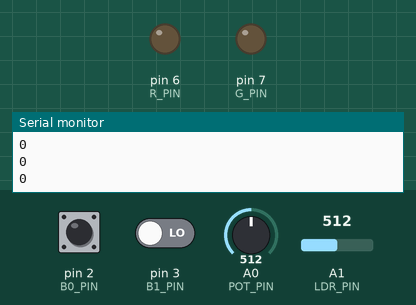
This sketch was run on a simulated Arduino Uno, built with avr-gcc and run on an emulated ATmega328P. Shown: output pins drawn as LEDs (lit = HIGH), the last lines printed to the serial monitor. The inputs (shaded band) are chosen by the test bench; at power-on: pin 2 (B0_PIN) LOW, pin 3 (B1_PIN) LOW, A0 (POT_PIN) = 512, A1 (LDR_PIN) = 512.

Above: at 1.2 s.
1.3 s: pin 2 (B0_PIN) pulsed HIGH 5 times (0.12 s each, 0.3 s apart)
At 3.4 s:
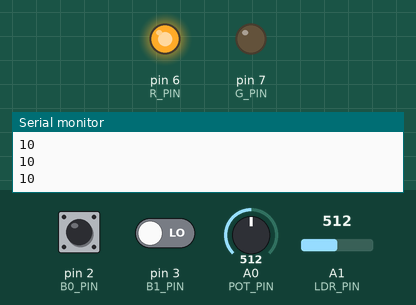
Timing chart, 0 to 7.3 s (numbered marks = the images above; inputs shaded):
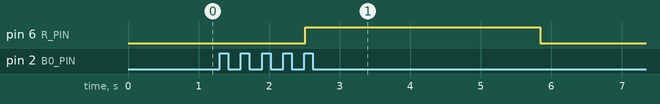

Measured:
- after the input at 1.3 s, pin 6 (R_PIN): LOW → HIGH after 1.2 s, → LOW 3.3 s later

The sketch:

HW11.ino
```cpp
#include "Clicky.h";

int STATE[] = { 0, 1, 2, 3, 4, 5 };
int BADSTATE[] = { -1, 6, 7, 8, 9, 10 };

int B0_PIN = 2;
int B1_PIN = 3;
int G_PIN = 7;
int R_PIN = 6;
int POT_PIN = A0;
int LDR_PIN = A1;

int TIMEOUT = 10000;

int cState;

int timerTimeout;

Clicky mButton0;
Clicky mButton1;

void setup() {
  Serial.begin(9600);
  cState = STATE[0];
  timerTimeout = millis() + TIMEOUT;

  mButton0.setup(B0_PIN);
  mButton1.setup(B1_PIN);

  pinMode(G_PIN, OUTPUT);
  pinMode(R_PIN, OUTPUT);
}

void loop() {
  // output logic
  if (cState == STATE[5]) {
    digitalWrite(G_PIN, HIGH);
  } else if (cState == BADSTATE[5]) {
    digitalWrite(R_PIN, HIGH);
  } else {
    digitalWrite(G_PIN, LOW);
    digitalWrite(R_PIN, LOW);
  }

  // timeout logic
  if (millis() > timerTimeout) {
    if (cState == STATE[5] || cState == BADSTATE[5]) {
      cState = STATE[0];
      timerTimeout = millis() + TIMEOUT;
    } else if (cState != STATE[0]) {
      cState = BADSTATE[5];
      timerTimeout = millis() + (TIMEOUT / 3);
    } else {
      timerTimeout = millis() + TIMEOUT;
    }
    return;
  }

  // read inputs
  int b0 = mButton0.wasClicked();
  int b1 = mButton1.wasClicked();
  int potV = analogRead(POT_PIN);
  int ldrV = analogRead(LDR_PIN);
  Serial.println(cState);

  // threshold and pre-process analog values
  bool potHigh = potV > 4000;
  bool potLow = potV < 1000;
  bool potMid = (potV > 1000) && (potV < 4000);
  bool ldrHigh = ldrV > 600;

  // state transition logic
  if (cState == STATE[0]) {
    if (b1 && potHigh) {
      cState = STATE[1];
      timerTimeout = millis() + TIMEOUT;
    } else if (b0 || (b1 && !potHigh)) {
      cState = BADSTATE[1];
      timerTimeout = millis() + TIMEOUT;
    }
  }

  else if (cState == STATE[1]) {
    if (b0 && potLow) {
      cState = STATE[2];
      timerTimeout = millis() + TIMEOUT;
    } else if (b1 || (b0 && !potLow)) {
      cState = BADSTATE[2];
      timerTimeout = millis() + TIMEOUT;
    }
  }

  else if (cState == STATE[2]) {
    if (b1 && potMid) {
      cState = STATE[3];
      timerTimeout = millis() + TIMEOUT;
    } else if (b0 || (b1 && !potMid)) {
      cState = BADSTATE[3];
      timerTimeout = millis() + TIMEOUT;
    }
  }

  else if (cState == STATE[3]) {
    if (b0 && potMid) {
      cState = STATE[4];
      timerTimeout = millis() + TIMEOUT;
    } else if (b1 || (b0 && !potMid)) {
      cState = BADSTATE[4];
      timerTimeout = millis() + TIMEOUT;
    }
  }

  else if (cState == STATE[4]) {
    if (ldrHigh) {
      cState = STATE[5];
      timerTimeout = millis() + TIMEOUT;
    } else if (b0 || b1) {
      cState = BADSTATE[5];
      timerTimeout = millis() + (TIMEOUT / 3);
    }
  }

  else if (cState == STATE[5] || cState == BADSTATE[5]) {
    // transition only on timeout
  }

  else {
    if (b0 || b1) {
      cState = cState + 1;
      if (cState == BADSTATE[5]) {
        timerTimeout = millis() + (TIMEOUT / 3);
      } else {
        timerTimeout = millis() + TIMEOUT;
      }
    }
  }

  delay(10);
}
```

Clicky.h
```cpp
class Clicky {
private:
  int STATE_0 = 0;
  int STATE_1 = 1;
  int cState = STATE_0;
  int pin;

public:
  Clicky() {}

  void setup(int _pin) {
    pin = _pin;
    pinMode(pin, INPUT);
  }

  bool wasClicked() {
    int v = digitalRead(pin);

    bool clicked = false;

    if (cState == STATE_0 && v) {
      cState = STATE_1;
      clicked = true;
    } else if (cState == STATE_1 && !v) {
      cState = STATE_0;
    }

    return clicked;
  }

  bool isPressed() {
    return cState == STATE_1;
  }
};
```
